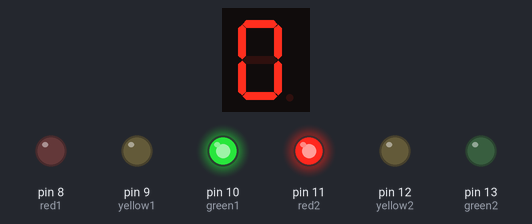
A sketch run on a simulated Arduino Uno, built with avr-gcc and run on an emulated ATmega328P. Parts: 1-digit seven-segment display, output pins drawn as LEDs (lit = HIGH). Wiring (inferred from the names in the program): 1-digit 7-segment display, segments lit when LOW: segments pin 1, pin 2, pin 3, pin 4, pin 5, pin 6, pin 7. The segment pins are drawn as the display they are named for; pins used as bus, display or sensor lines are not drawn.

Above: at 0.1 s.
At 1.1 s:
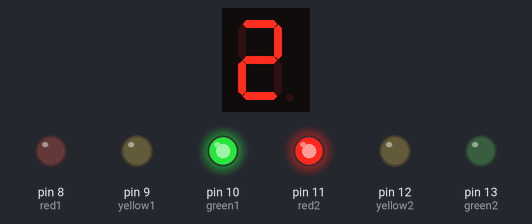
At 2.1 s:
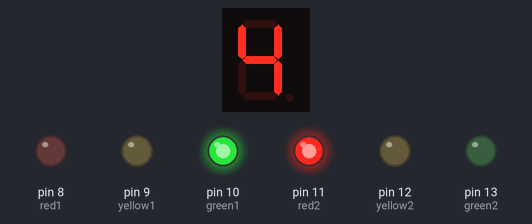
At 4.6 s:
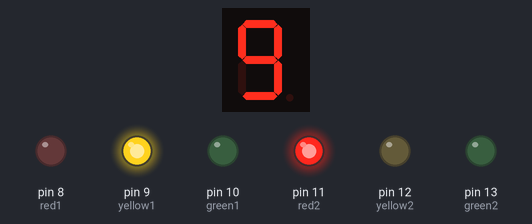
At 7.1 s:
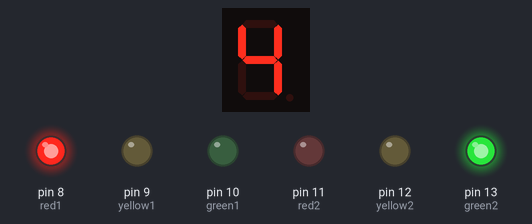
At 9.6 s:
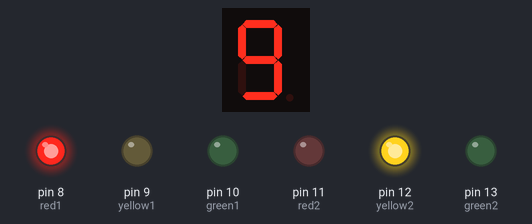
Timing chart, 0 to 40.0 s (numbered marks = the images above):
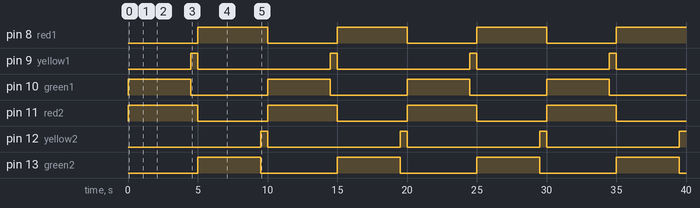

Measured:
- by itself, pin 8 (red1), pin 11 (red2): alternates HIGH for 5.0 s and LOW for 5.0 s
- by itself, pin 9 (yellow1), pin 12 (yellow2): alternates HIGH for 0.50 s and LOW for 9.5 s
- by itself, pin 10 (green1), pin 13 (green2): alternates HIGH for 4.5 s and LOW for 5.5 s
- what the display in image 1 shows lasts 0.5 s, from 1.0 s to 1.5 s

The sketch:

traffic-light.ino
```cpp
#define A 1
#define B 2
#define C 3
#define D 4
#define E 5
#define F 6
#define G 7

#define red1 8
#define yellow1 9
#define green1 10

#define red2 11
#define yellow2 12
#define green2 13

int flag = 1;
void setup()
{
    for (int i = 1; i < 14; i++)
    {
        pinMode(i, OUTPUT);
    }
}

void loop()
{
    for (int i = 0; i < 10; i++)
    {
        switch (i)
        {
        case 1:
            so1();
            break;
        case 2:
            so2();
            break;
        case 3:
            so3();
            break;
        case 4:
            so4();
            break;
        case 5:
            so5();
            break;
        case 6:
            so6();
            break;
        case 7:
            so7();
            break;
        case 8:
            so8();
            break;
        case 9:
            so9();
            break;
        default:
            so0();
        }
        traffic1(i, flag);
        traffic2(i, flag);
        delay(500);
    }
    flag ++;
    if(flag == 3) {
        flag = 1;
    }
}


void traffic1(int i, int flag) {
    if(flag == 2) {
        digitalWrite(red1, HIGH);
        digitalWrite(yellow1, LOW);
        digitalWrite(green1, LOW);
    } else {
        if(i >= 0 && i < 9) {
            digitalWrite(red1, LOW);
            digitalWrite(yellow1, LOW);
            digitalWrite(green1, HIGH);
        } else if( i == 9) {
            digitalWrite(red1, LOW);
            digitalWrite(yellow1, HIGH);
            digitalWrite(green1, LOW);
        }
    }

}


void traffic2(int i, int flag) {
    if(flag == 1) {
        digitalWrite(red2, HIGH);
        digitalWrite(yellow2, LOW);
        digitalWrite(green2, LOW);
    } else {
        if(i >= 0 && i < 9) {
            digitalWrite(red2, LOW);
            digitalWrite(yellow2, LOW);
            digitalWrite(green2, HIGH);
        } else if( i == 9) {
            digitalWrite(red2, LOW);
            digitalWrite(yellow2, HIGH);
            digitalWrite(green2, LOW);
        }
    }

}

void so0()
{
    // #SO 0
    digitalWrite(A, LOW);
    digitalWrite(B, LOW);
    digitalWrite(C, LOW);
    digitalWrite(D, LOW);
    digitalWrite(E, LOW);
    digitalWrite(F, LOW);
    digitalWrite(G, HIGH);
}

void so1()
{
    // #SO 1
    digitalWrite(A, HIGH);
    digitalWrite(B, LOW);
    digitalWrite(C, LOW);
    digitalWrite(D, HIGH);
    digitalWrite(E, HIGH);
    digitalWrite(F, HIGH);
    digitalWrite(G, HIGH);
}

void so2()
{
    // #SO 2
    digitalWrite(A, LOW);
    digitalWrite(B, LOW);
    digitalWrite(C, HIGH);
    digitalWrite(D, LOW);
    digitalWrite(E, LOW);
    digitalWrite(F, HIGH);
    digitalWrite(G, LOW);
}

void so3()
{
    // #SO 3
    digitalWrite(A, LOW);
    digitalWrite(B, LOW);
    digitalWrite(C, LOW);
    digitalWrite(D, LOW);
    digitalWrite(E, HIGH);
    digitalWrite(F, HIGH);
    digitalWrite(G, LOW);
}

void so4()
{
    // #SO 4
    digitalWrite(A, HIGH);
    digitalWrite(B, LOW);
    digitalWrite(C, LOW);
    digitalWrite(D, HIGH);
    digitalWrite(E, HIGH);
    digitalWrite(F, LOW);
    digitalWrite(G, LOW);
}
void so5()
{
    // #SO 5
    digitalWrite(A, LOW);
    digitalWrite(B, HIGH);
    digitalWrite(C, LOW);
    digitalWrite(D, LOW);
    digitalWrite(E, HIGH);
    digitalWrite(F, LOW);
    digitalWrite(G, LOW);
}
void so6()
{
    // #SO 6
    digitalWrite(A, LOW);
    digitalWrite(B, HIGH);
    digitalWrite(C, LOW);
    digitalWrite(D, LOW);
    digitalWrite(E, LOW);
    digitalWrite(F, LOW);
    digitalWrite(G, LOW);
}
void so7()
{
    // #SO 7
    digitalWrite(A, LOW);
    digitalWrite(B, LOW);
    digitalWrite(C, LOW);
    digitalWrite(D, HIGH);
    digitalWrite(E, HIGH);
    digitalWrite(F, HIGH);
    digitalWrite(G, HIGH);
}
void so8()
{
    // #SO 8
    digitalWrite(A, LOW);
    digitalWrite(B, LOW);
    digitalWrite(C, LOW);
    digitalWrite(D, LOW);
    digitalWrite(E, LOW);
    digitalWrite(F, LOW);
    digitalWrite(G, LOW);
}
void so9()
{
    // #SO 9
    digitalWrite(A, LOW);
    digitalWrite(B, LOW);
    digitalWrite(C, LOW);
    digitalWrite(D, LOW);
    digitalWrite(E, HIGH);
    digitalWrite(F, LOW);
    digitalWrite(G, LOW);
}
```
